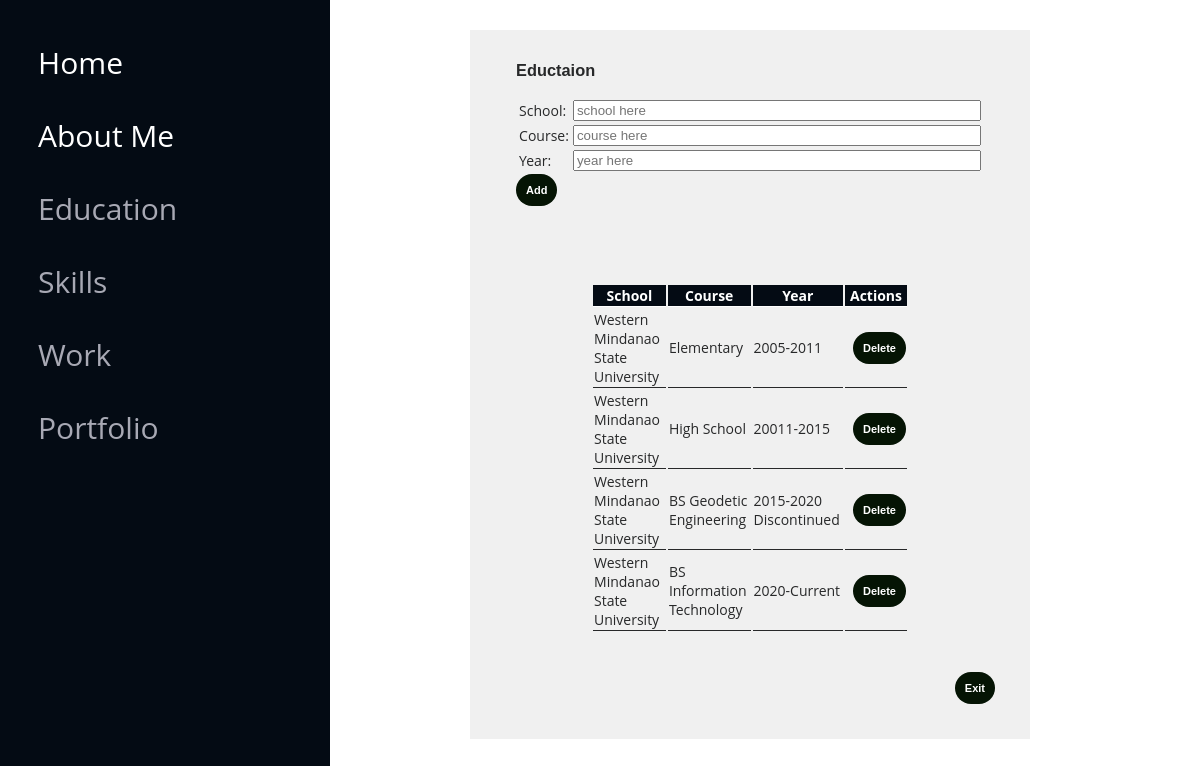
Page /admin/educ/edt.php on the committed database.
### tables this page shows
CREATE TABLE `education` (
  `id` int(10) UNSIGNED NOT NULL,
  `schoolName` varchar(100) DEFAULT NULL,
  `course` varchar(100) DEFAULT NULL,
  `year` varchar(100) DEFAULT NULL
);

### admin/educ/edt.php (the view, shortened to what this page needs)
<!DOCTYPE html>
<html lang="en">
<head>
    <link href="../styles.css" rel="stylesheet" />
</head>
<header id="header">
    <nav id="navbar" class="nav-menu navbar">
      <div>
      <ul>
        <li><a href="../index.php" class="nav-link scrollto active"><i class="bx bx-home"></i> <span>Home</span></a></li>
        <li><a href="../abtMe/edt.php" class="nav-link scrollto active"><i class="bx bx-home"></i> <span>About Me</span></a></li>
        <li><a href="../educ/edt.php" class="nav-link scrollto"><i class="bx bx-user"></i> <span>Education</span></a></li>
        <li><a href="../skill/edt.php" class="nav-link scrollto"><i class="bx bx-user"></i> <span>Skills</span></a></li>
        <li><a href="../work/edt.php" class="nav-link scrollto"><i class="bx bx-user"></i> <span>Work</span></a></li>
        <li><a href="../portfolio/gallery.php" class="nav-link scrollto"><i class="bx bx-book-content"></i> <span>Portfolio</span></a></li>
      </ul>
</Div>
</header>
<body class="edtpage">
<main id="main">
    <div class="container">
        <div style="margin-bottom: 20px; display: flex; justify-content: center;">
            <div>
                <h3>Eductaion</h3>
                <form action="" method="post">
                    <table>
                        <tr>
                            <td><label for="">School:</label></td>
                            <td><input class="form" type="text" name="school" placeholder="school here"></td>
                        </tr>
                        <tr>
                            <td><label for="">Course:</label></td>
                            <td><input class="form" type="text" name="course" placeholder="course here"></td>
                        </tr>
                        <tr>
                            <td><label for="">Year:</label></td>
                            <td><input class="form" type="text" name="year" placeholder="year here"></td>
                        </tr>
                    </table>
                    <button type="submit" name="submit">Add</button>
            </div>
        </div>
        <div>
            <br><br><br>
            <div style="display: flex; justify-content: center;">
                <table style="width: 60%;" class="educTable">
                    <thead>
                        <tr>
                            <th>School</th>
                            <th>Course</th>
                            <th>Year</th>
                            <th style="width: 60px;">Actions</th>
                        </tr>
                    </thead>
                    <tbody>
                        <?php
                        include '../../database.php';
                        $sql = "SELECT * FROM `education`";
                        $result = mysqli_query($connect, $sql);
                        while ($row = mysqli_fetch_assoc($result)) {
                        ?>
                            <td><?php echo $row['schoolName'] ?></td>
                            <td><?php echo $row['course'] ?></td>
                            <td><?php echo $row['year'] ?></td>
                            <td style="text-align: right;">
                                <a href="del.php?id=<?php echo $row['id'] ?>"><button>Delete</button></a>
                            </td>
                        <?php
                        }
                        ?>
                    </tbody>
                </table>
            </div>
        </div>
        <br>
        <div style="padding: 20px; display: flex; justify-content: right;"><a href="../index.php"> <button>Exit</button></a></div>
    </div>
    </main>
</body>
</html>

### admin/styles.css (style rules this page uses)
.form { width: 400px; }
.nav-menu { padding: 30px 0 0 0; }
.nav-menu * { margin: 0; padding: 0; list-style: none; }
.nav-menu a, .nav-menu a:focus { display: flex; align-items: center; color: #a8a9b4; padding: 12px 15px; margin-bottom: 8px; transition: 0.3s; font-size: 300px; }
.nav-menu a:hover, .nav-menu .active, .nav-menu .active:focus, .nav-menu li:hover > a { text-decoration: none; color: #fff; }
body { font-family: Calibri; font-size: 14px; padding: 0; margin: 0; width: 100%; background: url("../assets/img/Background.jpg") top center; background-size: cover; }
button { border-radius: 20px; border: 0px solid; padding: 10px; font-weight: bold; background-color: #051404; color: rgb(255, 255, 255); font-size: 11px; }
.container { background-color: rgb(240, 240, 240); margin-left: 170px; margin-right: 170px; margin-top: 30px; margin-bottom: 30px; padding: 15px; }
.educTable th { border-bottom: 1px solid; background-color: #040b14; color: rgb(255, 255, 255); }
.educTable td { border-bottom: 1px solid; }
body { font-family: "Open Sans", sans-serif; color: #272829; }
a { color: #149ddd; text-decoration: none; }
h1, h2, h3, h4, h5, h6 { font-family: "Raleway", sans-serif; }
#header { position: fixed; top: 0; left: 0; bottom: 0; width: 300px; transition: all ease-in-out 0.5s; z-index: 9997; transition: all 0.5s; padding: 0 15px; background: #040b14; overflow-y: auto; }
#main { margin-left: 300px; }
.nav-menu a, .nav-menu a:focus { display: flex; align-items: center; color: #a8a9b4; padding: 12px 15px; margin-bottom: 8px; transition: 0.3s; font-size: 30px; }

### rows in the picture
education: schoolName "Western Mindanao State University", course "Elementary", year "2005-2011"
education: schoolName "Western Mindanao State University", course "High School", year "20011-2015"
education: schoolName "Western Mindanao State University", course "BS Geodetic Engineering", year "2015-2020 Discontinued"
education: schoolName "Western Mindanao State University", course "BS Information Technology", year "2020-Current"
